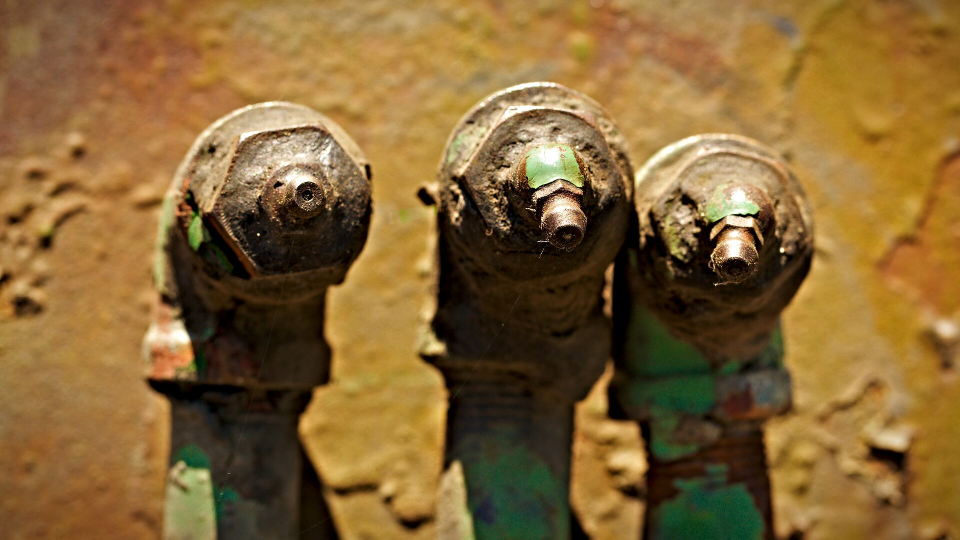
#> input picture data/pipe_corrosion.jpg, 1920 x 1080 px (shown at 1/2 size)
$ python -i quality_gate.py   (imports and definitions only)   (older library calls are emulated)
#> lines starting #> are read from the running program, lines starting #| are printed output that depends on the picture; after the words box and inside, x2 and y2 are one past the last pixel; in counts of white or black regions, pixels touching at a corner belong together
#> further down, picture is the input picture: shape (1080, 1920, 3); mean B, G, R 53.2, 101.4, 133
"""Image Quality Gate for CementSight AI (vision/quality_gate.py).

Performs pre-inspection image quality assessment including blur (Laplacian variance),
exposure (mean intensity & dark pixel share), blown highlights (compact bright blobs),
and contrast on a standardized downscaled working image (longest side 640).
Protects analytical detectors by flagging unsuitable or degraded imagery before inspection.
"""

from typing import Dict, Any, List, Tuple
import numpy as np
import cv2


class ImageQualityGate:
    """Evaluates image quality metrics prior to hazard screening on standardized 640p scale."""

    # Constants with engineering rationale
    TARGET_LONG_SIDE: int = 640              # Standardized resolution for invariant metric computation
    BLUR_LAPLACIAN_THRESHOLD: float = 80.0   # Below 80 indicates excessive blur/loss of high-frequency detail at 640p
    EXPOSURE_MIN_MEAN: float = 25.0          # Below 25 indicates severe under-exposure (too dark)
    EXPOSURE_MAX_MEAN: float = 248.0         # Above 248 indicates severe over-exposure (washed out)
    DARK_PIXEL_THRESHOLD: int = 30           # Value threshold for very dark pixels
    DARK_PIXEL_MAX_SHARE: float = 0.35       # Max 35% very dark pixels before flagging extreme darkness
    BLOWN_VALUE_THRESHOLD: int = 250         # High value (V >= 250) for blown highlights
    BLOWN_SAT_THRESHOLD: int = 30            # Low saturation (S <= 30) for white specular reflection
    BLOWN_MIN_BLOB_AREA: int = 40            # Minimum contiguous blob area to qualify as blown highlight
    BLOWN_MAX_FRACTION: float = 0.05         # Max 5% of area in blown blob regions before flagging
    CONTRAST_MIN_STD: float = 18.0           # Grayscale standard deviation below 18 indicates low contrast

    def evaluate(self, image: np.ndarray) -> Dict[str, Any]:
        """Evaluates image quality across blur, exposure, blown highlights, and contrast.

        Args:
            image: BGR numpy array.

        Returns:
            Dictionary containing verdict ('OK' or 'LOW_QUALITY'), reasons list, recommendation, and metrics.
        """
        if image is None or image.size == 0:
            return {
                "verdict": "LOW_QUALITY",
                "reasons": ["Image is empty or unreadable."],
                "recommendation": "retake image recommended",
                "metrics": {}
            }

        # Downscale to fixed size (longest side 640) for consistent metric evaluation
        h, w = image.shape[:2]
#> h = 1080; w = 1920
        long_side = max(h, w)
#> long_side = 1920
        if long_side > self.TARGET_LONG_SIDE:
            scale = self.TARGET_LONG_SIDE / float(long_side)
#> scale = 0.333
            new_w = max(64, int(w * scale))
#> new_w = 640
            new_h = max(64, int(h * scale))
#> new_h = 360
            working_img = cv2.resize(image, (new_w, new_h), interpolation=cv2.INTER_AREA)
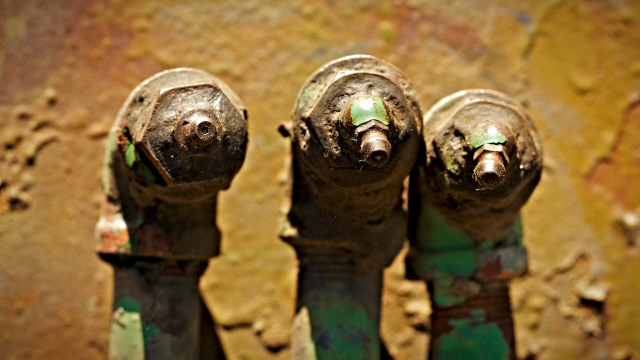
#> working_img: shape (360, 640, 3); mean B, G, R 53.2, 101.4, 133
        else:
            working_img = image.copy()

        gray = cv2.cvtColor(working_img, cv2.COLOR_BGR2GRAY)
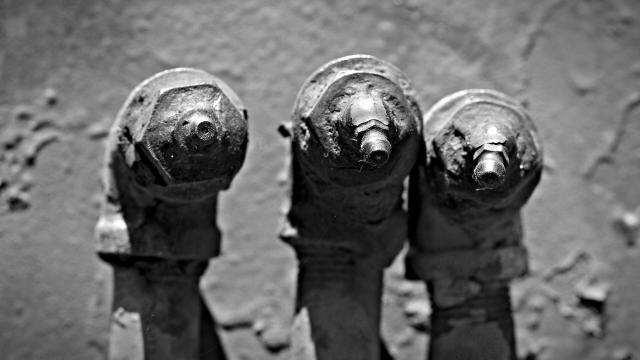
#> gray: shape (360, 640); min 0, max 255, mean 105.4
        wh, ww = gray.shape[:2]
#> wh = 360; ww = 640
        total_pixels = wh * ww
#> total_pixels = 230400

        # 1. Blur Check (Laplacian Variance on 640p grayscale)
        laplacian_var = float(cv2.Laplacian(gray, cv2.CV_64F).var())
#> laplacian_var = 390.6
        is_blurry = laplacian_var < self.BLUR_LAPLACIAN_THRESHOLD
#> is_blurry = False

        # 2. Exposure & Darkness Check
        mean_intensity = float(np.mean(gray))
#> mean_intensity = 105.4
        is_under_exposed = mean_intensity < self.EXPOSURE_MIN_MEAN
#> is_under_exposed = False
        is_over_exposed = mean_intensity > self.EXPOSURE_MAX_MEAN
#> is_over_exposed = False

        dark_pixel_count = int(np.sum(gray < self.DARK_PIXEL_THRESHOLD))
#> dark_pixel_count = 29487
        dark_pixel_share = float(dark_pixel_count) / float(total_pixels)
#> dark_pixel_share = 0.128
        is_extremely_dark = (mean_intensity < 45.0) and (dark_pixel_share > self.DARK_PIXEL_MAX_SHARE)
#> is_extremely_dark = False

        # 3. Blown Highlights (Specular Glare in compact blobs)
        hsv = cv2.cvtColor(working_img, cv2.COLOR_BGR2HSV)
#> hsv: shape (360, 640, 3); mean H, S, V 19.9, 160.6, 134.3
        sat = hsv[:, :, 1]
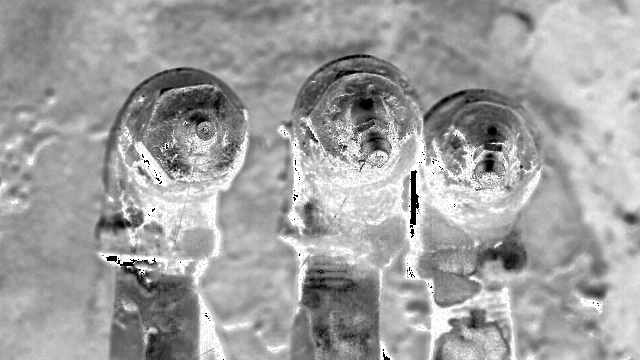
#> sat: shape (360, 640); min 0, max 255, mean 160.6
        val = hsv[:, :, 2]
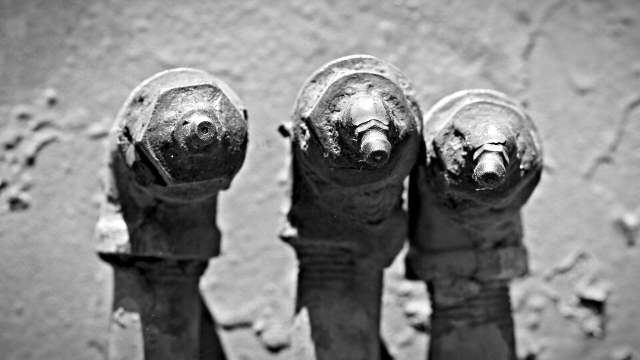
#> val: shape (360, 640); min 0, max 255, mean 134.3
        blown_mask = ((val >= self.BLOWN_VALUE_THRESHOLD) & (sat <= self.BLOWN_SAT_THRESHOLD)).astype(np.uint8) * 255
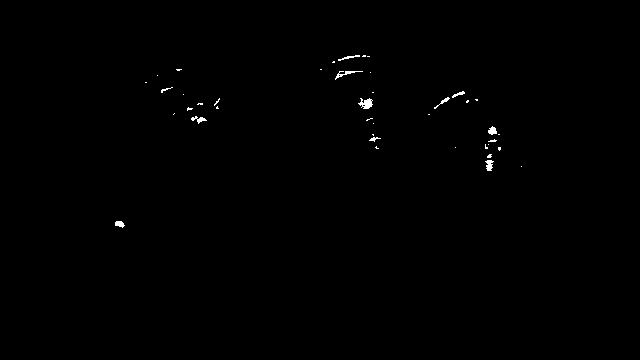
#> blown_mask: shape (360, 640); 0.31% white; 41 white regions (30 under 20 px), largest, box (x1, y1, x2, y2) and area: (358, 98, 373, 109) 100, (335, 71, 363, 80) 68, (485, 160, 494, 171) 63

        # Filter blown mask for compact blobs via connected components
        num_labels, labels, stats, centroids = cv2.connectedComponentsWithStats(blown_mask, connectivity=8)
#> labels: shape (360, 640) int32; 42 distinct labels, from 0 to 41
#> num_labels = 42; stats = 42 rows, first 6: [0, 0, 640, 360, 229678], [338, 55, 22, 6, 44], [362, 55, 4, 2, 7], [367, 56, 3, 1, 3], [332, 61, 3, 2, 5], [176, 69, 6, 2, 9]; centroids = 42 pairs, first value 119.2 to 521, second value 55.57 to 223.6
        valid_blown_pixels = 0
        for i in range(1, num_labels):
            area = stats[i, cv2.CC_STAT_AREA]
            if area >= self.BLOWN_MIN_BLOB_AREA:
                valid_blown_pixels += area
#> this loop made 41 passes
#> (area, valid_blown_pixels) on passes 1, 7, 15, 17, 25, 28, 39, 41: (44, 44), (68, 112), (40, 152), (100, 252), (55, 307), (54, 361), (63, 424), (48, 472)
#> area on passes 11, 12, 31: 22, 36, 27
#> after the loop, valid_blown_pixels = 472

        blown_fraction = float(valid_blown_pixels) / float(total_pixels)
#> blown_fraction = 0.00205
        has_blown_highlights = blown_fraction > self.BLOWN_MAX_FRACTION
#> has_blown_highlights = False

        # 4. Contrast Check (Standard Deviation)
        contrast_std = float(np.std(gray))
#> contrast_std = 53.14
        has_low_contrast = contrast_std < self.CONTRAST_MIN_STD
#> has_low_contrast = False

        reasons = []
        advisory_notes = []
        if is_blurry:
            reasons.append(f"Image is blurry (Laplacian variance {laplacian_var:.1f} < {self.BLUR_LAPLACIAN_THRESHOLD}).")
        if is_under_exposed or is_extremely_dark:
            reasons.append(f"Image is severely under-exposed / too dark (mean intensity {mean_intensity:.1f}, dark pixel share {dark_pixel_share*100:.1f}%).")
        if is_over_exposed:
            reasons.append(f"Image is over-exposed (mean intensity {mean_intensity:.1f} > {self.EXPOSURE_MAX_MEAN}).")
        if has_blown_highlights:
            if blown_fraction > 0.25 and (contrast_std < 12.0 or laplacian_var < 40.0):
                reasons.append(f"Excessive blown highlights and loss of texture ({blown_fraction * 100:.1f}% clipped area, contrast std {contrast_std:.1f}).")
            else:
                advisory_notes.append(f"Advisory: Blown highlights detected ({blown_fraction * 100:.1f}% in compact blobs).")
        if has_low_contrast:
            reasons.append(f"Low image contrast (grayscale std {contrast_std:.1f} < {self.CONTRAST_MIN_STD}).")

        verdict = "LOW_QUALITY" if reasons else "OK"
        recommendation = "retake image recommended" if verdict == "LOW_QUALITY" else "none"

        return {
            "verdict": verdict,
            "reasons": reasons,
            "advisory_notes": advisory_notes,
            "recommendation": recommendation,
            "metrics": {
                "laplacian_variance": round(laplacian_var, 2),
                "mean_intensity": round(mean_intensity, 2),
                "dark_pixel_share": round(dark_pixel_share, 4),
                "blown_fraction": round(blown_fraction, 4),
                "contrast_std": round(contrast_std, 2)
            }
        }

>>> import cv2
>>> picture = cv2.imread('../data/pipe_corrosion.jpg')
>>> result = ImageQualityGate().evaluate(picture)
#> result = 5 items
